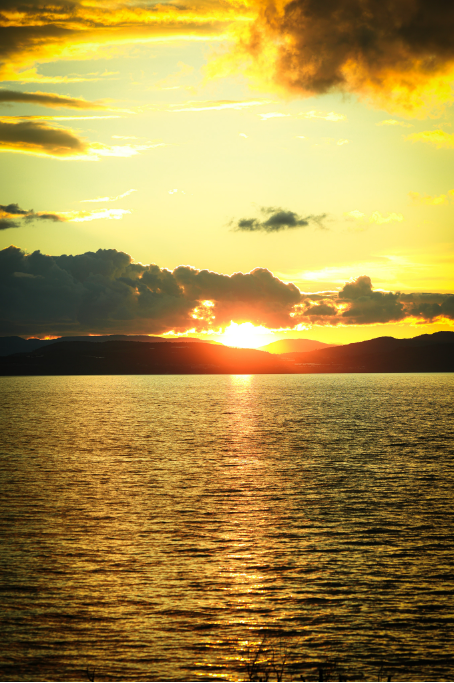
#> input picture goruntulerin_karistirilmasi.py/resim1.png, 454 x 683 px
$ python 'goruntulerin karistirilmasi.py'
#> lines starting #> are read from the running program, lines starting #| are printed output that depends on the picture
import cv2
import matplotlib.pyplot as plt

#karıştırma
img1 = cv2.imread("resim1.png")
#> img1 is the input picture: shape (683, 454, 3); mean B, G, R 70.9, 140.9, 167.2
img1 = cv2.cvtColor(img1, cv2.COLOR_BGR2RGB) #BGR den RGB ye çevirme
img2 = cv2.imread("resim2.png")
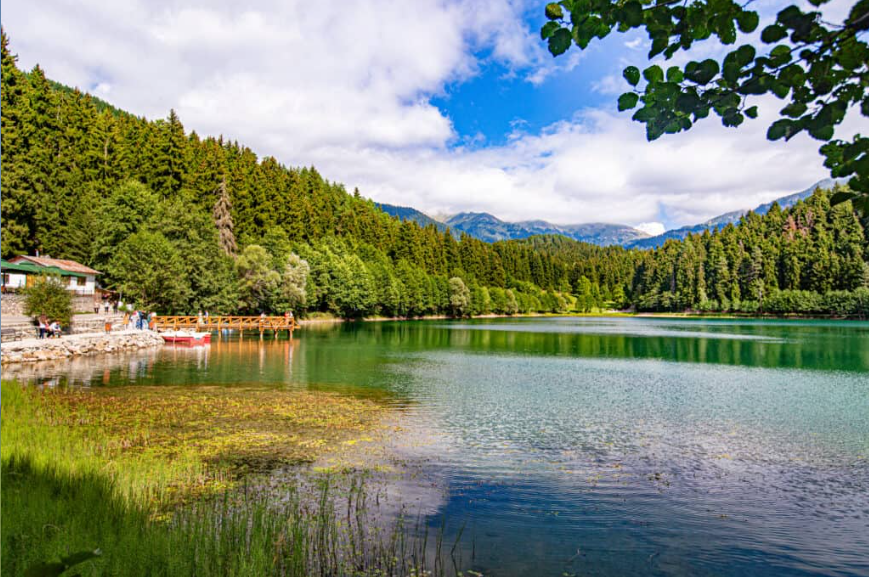
#> input picture goruntulerin_karistirilmasi.py/resim2.png, 869 x 577 px
#> img2 is the input picture: shape (577, 869, 3); mean B, G, R 114.4, 136.7, 128.7
img2 = cv2.cvtColor(img2, cv2.COLOR_BGR2RGB)

plt.figure()
plt.imshow(img1)

plt.figure()
plt.imshow(img2)
cv2.waitKey(0)
cv2.destroyAllWindows()

#karıştırmak için boyutları aynı olmak zorunda
print(img1.shape)
#| (683, 454, 3)
print(img2.shape) #boyutlara baktık
#| (577, 869, 3)

img1 = cv2.resize(img1,(600,600))
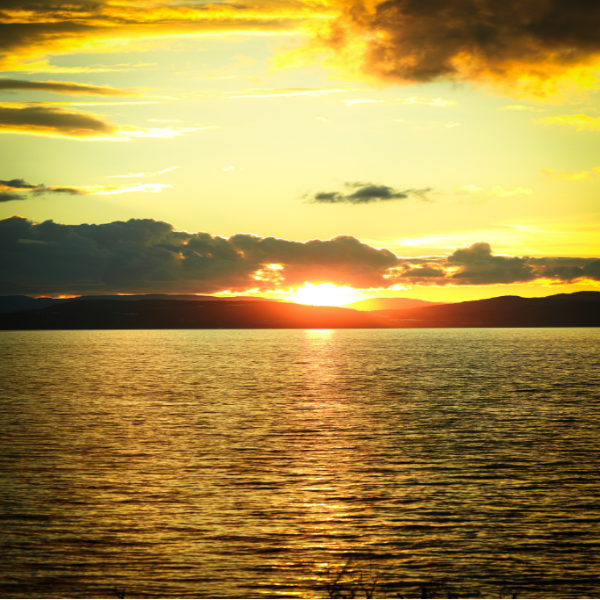
#> img1: shape (600, 600, 3); mean R, G, B 167.1, 140.8, 70.8
print(img1.shape)
#| (600, 600, 3)

img2 = cv2.resize(img2,(600,600))
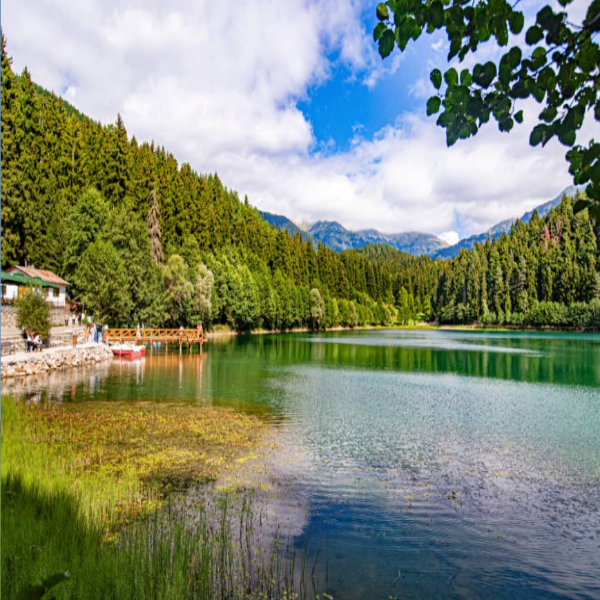
#> img2: shape (600, 600, 3); mean R, G, B 128.6, 136.6, 114.3
print(img2.shape)                    #boyutları eşitledik
#| (600, 600, 3)

plt.figure()
plt.imshow(img1)

plt.figure()
plt.imshow(img2)

#karıştırılmış resim = alpha*img1 + beta*img2
blended = cv2.addWeighted(src1 = img1, alpha =0.5, src2 = img2, beta =0.5, gamma =0)
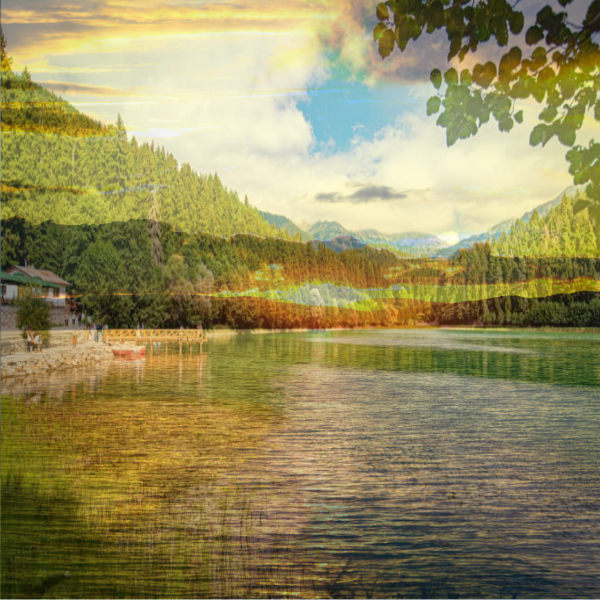
#> blended: shape (600, 600, 3); mean R, G, B 147.8, 138.7, 92.6
plt.figure()
plt.imshow(blended)
